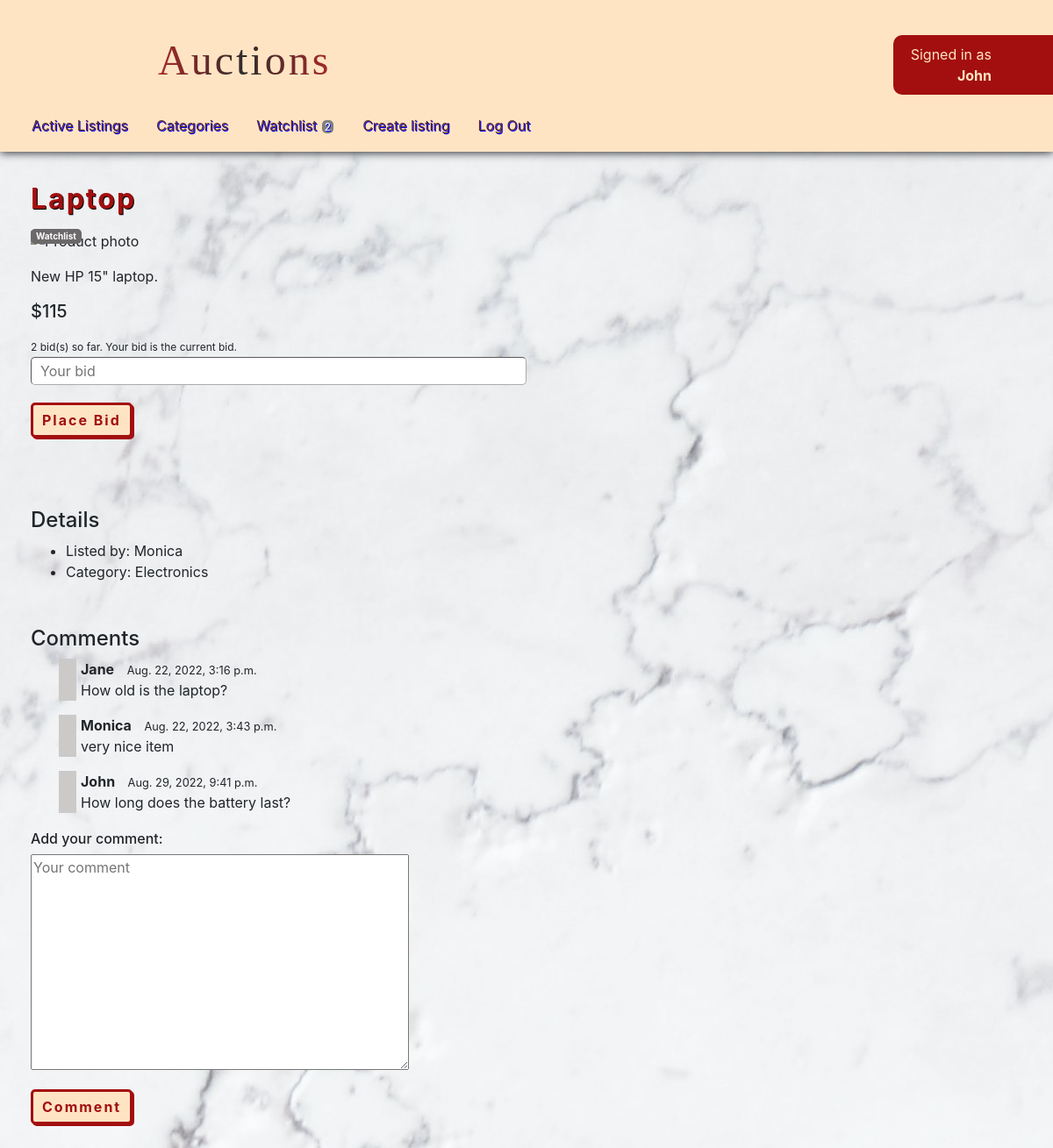
The app's page /listing/3 (signed in) with its own data.
### auctions/models.py (models this page shows, shortened)
class User(AbstractUser):
    pass

class Listing(models.Model):
    user = models.ForeignKey(User, on_delete=models.CASCADE, related_name="users_listings")
    title = models.CharField(max_length=64)
    description = models.TextField(max_length=264)
    price = models.IntegerField()
    actual_price = models.IntegerField()
    url = models.URLField()
    category = models.ForeignKey(Category, on_delete=models.CASCADE, related_name="listings_in_category")
    timestamp = models.DateTimeField()
    status = models.BooleanField(default=True)

class Category(models.Model):
    category = models.CharField(max_length=32)
    class Meta:
        ordering = ["category"]
    def __str__(self):
        return f"{self.category}"

class Comment(models.Model):
    user = models.ForeignKey(User, on_delete=models.CASCADE)
    listing = models.ForeignKey(Listing, on_delete=models.CASCADE)
    text = models.CharField(max_length=128)
    timestamp = models.DateTimeField()

### auctions/views.py (the view)
# urls.py: path("listing/<str:listing_id>", views.listing, name="listing"),
def listing(request, listing_id):
    user = request.user
    count = util.watchlist_count(user)
    listing = Listing.objects.get(pk=listing_id)
    listing_user = listing.user
    bids_count = util.bids_count(listing_id)
    price = listing.actual_price
    comments = Comment.objects.filter(listing_id=listing_id)
    if user == listing_user:
        creator = True
    else:
        creator = False
    if listing.status == False:
        winner = util.winner(listing_id, user)
        if winner:
            msg = "Congratulations! You've won the auction!"
            victory = True
        else:
            msg = False
            victory = True
    else:
        winner = False
        victory = False
        msg = False
    return render(request, "auctions/listing.html", {
        "comment_form": Comment_form(),
        "comments": comments,
        "listing": listing,
        "count": count,
        "bids_count": bids_count,
        "price": price,
        "creator": creator,
        "winner": winner,
        "msg": msg,
        "victory": victory
    })

### auctions/views.py
class Comment_form(forms.ModelForm):
    text = forms.CharField(label="", max_length=128, widget = forms.Textarea(attrs={"placeholder": "Your comment"}))
    class Meta:
        model=Comment
        fields=["text"]

### auctions/util.py (called while the page is built)
def watchlist_count(user):
    user_check = User.objects.filter(username=user)
    if user_check.exists():
        user = User.objects.get(username=user)
        user_id = int(user.id)
        instance = Watcher.objects.filter(user_id=user_id)
        if instance.exists():
            watcher = Watcher.objects.get(user_id=user_id)
            count = watcher.listings.filter(status=True).count()
            return count
        else:
            return None
    return None

def bids_count(listing_id):
    biditem_check = BidItem.objects.filter(listing_id=listing_id)
    if biditem_check.exists():
        bid_item_object = BidItem.objects.get(listing_id=listing_id)
        bids_count = bid_item_object.bids.all().count()
        return bids_count
    return 0

### auctions/templates/auctions/listing.html (shortened to what this page needs)
{% extends "auctions/layout.html" %}
{% block body %}
<div class="sub-body">
  <h2>{{ listing.title }}</h2>
  {% if user.is_authenticated %}
  <form action="{% url 'watchlist' %}" method="post">
    <input
      class="watchlist_btn"
      type="submit"
      value="Watchlist"
      name="watchlist_btn"
    />
  </form>
  {% endif %}
  <img src="{{ listing.url }}" alt="Product photo" />
  <p>{{ listing.description | linebreaks }}</p>
  <h5>${{ price }}</h5>
  {% if user.is_authenticated %}
  {% if not victory %}
  <p class="bidamount">
    {{ bids_count }} bid(s) so far. Your bid is the current bid.
  </p>
  <form action="{% url 'bidding' %}" method="post">
    <input
      class="bidform"
      type="text"
      name="bid_value"
      autocomplete="off"
      placeholder="Your bid"
    /><br />
    <input class="button" type="submit" name="submit" value="Place Bid" />
  </form>
  {% endif %}
  {% endif %}
  <h4>Details</h4>
  <ul>
    <li>Listed by: {{ listing.user }}</li>
    <li>Category: {{ listing.category }}</li>
  </ul>
  <h4>Comments</h4>
  {% for comment in comments %}
  <div class="comment_div">
    <p>
      <span class="comment_user">{{ comment.user }}</span>
      <span class="comment_timestamp">{{ comment.timestamp }}</span><br />
      <span>{{ comment.text }}</span>
    </p>
  </div>
  {% endfor %}
  {% if user.is_authenticated %}
  <h6>Add your comment:</h6>
  <form action="{% url 'addcomment' %}" method="post">
    {% csrf_token %} {{ comment_form.as_p }}
    <input class="button" type="submit" name="submit" value="Comment" />
  </form>
  {% endif %}
  {% endblock %}

### auctions/templates/auctions/layout.html (shortened to what this page needs)
{% load static %}
<!DOCTYPE html>
<html lang="en">
  <head>
    <link
      rel="stylesheet"
      href="https://stackpath.bootstrapcdn.com/bootstrap/4.4.1/css/bootstrap.min.css"
    />
    <link href="{% static 'auctions/styles.css' %}" rel="stylesheet" />
  </head>
  <body>
    <div class="nav_div">
      <div class="signed_div">
        <div class="frame_div">
          <iframe
            src="https://giphy.com/embed/XgfBSOF9E3YrBCOkO6"
            frameborder="0"
            class="giphy-embed"
          ></iframe>
        </div>
        <h1>Auctions</h1>
        <div class="user-div">
          {% if user.is_authenticated %} Signed in as
          <strong>{{ user.username }}</strong>
          {% else %} Not signed in.
          {% endif %}
        </div>
      </div>
    </div>
    <div class="nav">
      <li class="nav-item">
        <a class="nav-link" href="{% url 'index' %}">Active Listings</a>
      </li>
      {% if user.is_authenticated %}
      <li class="nav-item">
        <a class="nav-link" href="{% url 'categories' %}">Categories</a>
      </li>
      <li class="nav-item">
        <a class="nav-link" href="{% url 'watchlist' %}"
          >Watchlist {% if count %}
          <span class="watchlist_span">{{ count }}</span>
          {% endif %}
        </a>
      </li>
      <li class="nav-item">
        <a class="nav-link" href="{% url 'createlisting' %}">Create listing</a>
      </li>
      <li class="nav-item">
        <a class="nav-link" href="{% url 'logout' %}">Log Out</a>
      </li>
      {% endif %}
    </div>
    {% block body %} {% endblock %}
  </body>
</html>

### auctions/static/auctions/styles.css (style rules this page uses)
body { background: url("bg.jpg") repeat right top; background-attachment: fixed; }
img { max-height: 300px; object-fit: cover; }
a { text-decoration: none; }
h1 { margin: 30px 150px 0; font-family: "Cinzel Decorative", cursive; font-size: 3em; letter-spacing: 3px; background: linear-gradient( to right, rgb(167, 41, 41), rgb(45, 44, 44), rgb(167, 41, 41) ); -webkit-background-clip: text; -webkit-text-fill-color: transparent; }
h2 { color: rgb(163, 15, 15); margin-bottom: 15px; font-weight: bold; display: inline-block; text-shadow: 1px 1px black; letter-spacing: 2px; }
h4 { margin-top: 50px; }
h6 { margin-top: 20px; }
.giphy-embed { width: 200%; height: 200%; position: absolute; }
.frame_div { width: 5%; height: 0; padding-bottom: 3%; position: absolute; }
.nav { padding: 10px 20px; background-color: bisque; box-shadow: 0 1px 10px; position: sticky; top: 0; z-index: 1; }
.nav_div { padding: 10px 30px 0px; background-color: bisque; position: relative; z-index: 2; }
.user-div { display: flex; float: right; flex-direction: column; text-align: end; justify-content: center; align-content: center; background-color: rgb(163, 15, 15); margin: 30px -30px 5px 0; padding: 10px 70px 10px 20px; border-top-left-radius: 10px; border-bottom-left-radius: 10px; color: bisque; }
.signed_div { display: flex; justify-content: space-between; align-content: stretch; }
.nav-link { color: rgb(91, 44, 44); text-shadow: 1px 1px blue; transition: 1s; }
.sub-body { padding: 35px; position: relative; z-index: 0; }
.comment_user { font-weight: bold; margin-right: 10px; }
.comment_timestamp { font-size: 0.8rem; }
.comment_div { border-left-style: solid; border-width: 20px; border-color: rgb(203, 202, 201); padding-left: 5px; margin-left: 2rem; }
.watchlist_span { background-color: gray; color: white; padding: 0px 3px; margin: 1px; border-radius: 5px; font-size: 12px; }
.watchlist_btn { position: absolute; border: none; background-color: rgb(107, 105, 105); color: white; border-radius: 5px; font-size: 10px; font-weight: bold; }
.bidform { width: 50%; margin-bottom: 20px; border-width: 1px; border-radius: 5px; border-color: rgb(174, 171, 171); padding: 3px 10px; }
.bidamount { font-size: 12px; margin-bottom: 2px; margin-top: 20px; }
.button { font-weight: bold; letter-spacing: 2px; background-color: bisque; color: rgb(163, 15, 15); border: solid; border-radius: 5px; padding: 5px 10px; margin-bottom: 30px; box-shadow: 2px 2px; }

### records on screen
User: username "John"
Listing: title "Laptop", description "New HP 15\" laptop.", user "Monica", category "Electronics"
Comment: user "Jane", timestamp "Aug. 22, 2022, 3:16 p.m.", text "How old is the laptop?"
Comment: user "Monica", timestamp "Aug. 22, 2022, 3:43 p.m.", text "very nice item"
Comment: user "John", timestamp "Aug. 29, 2022, 9:41 p.m.", text "How long does the battery last?"

### other values on screen
{{ count }} "2"
{{ price }} "115"
{{ bids_count }} "2"
